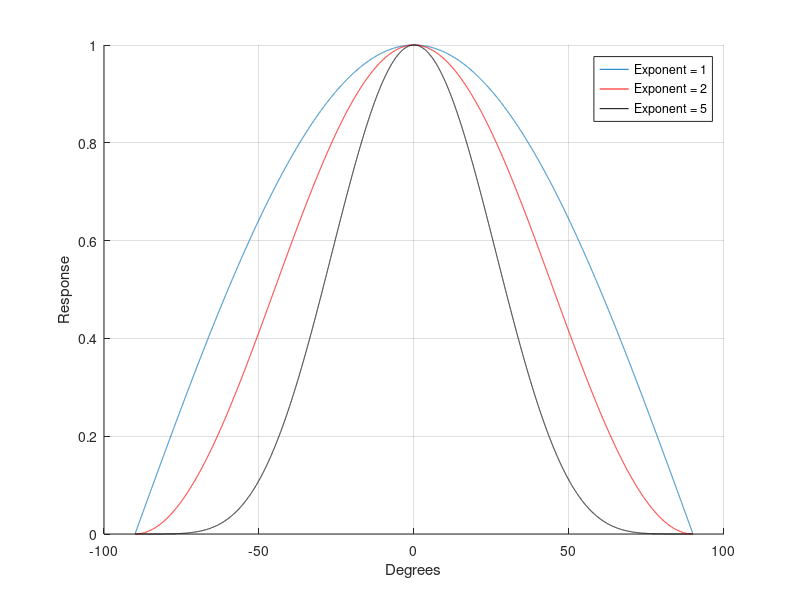

Write the MATLAB code that produced this figure.
close all;
clear all;
clc;

%Concentrating Cosine Antenna Response

figure(1)
hold on

theta = -90:.01:90;

%Influence of exponent change
Cos1 = cosd(theta); %Exponent 1
Cos2 = Cos1.^2; %Exponent 2
Cos3 = Cos1.^5; %Exponent 5

plot(theta,Cos1);
plot(theta,Cos2,'r');
plot(theta,Cos3,'k');

legend('Exponent = 1','Exponent = 2','Exponent = 5','location','northeast');
xlabel('Degrees'); ylabel('Response');
grid on
hold off